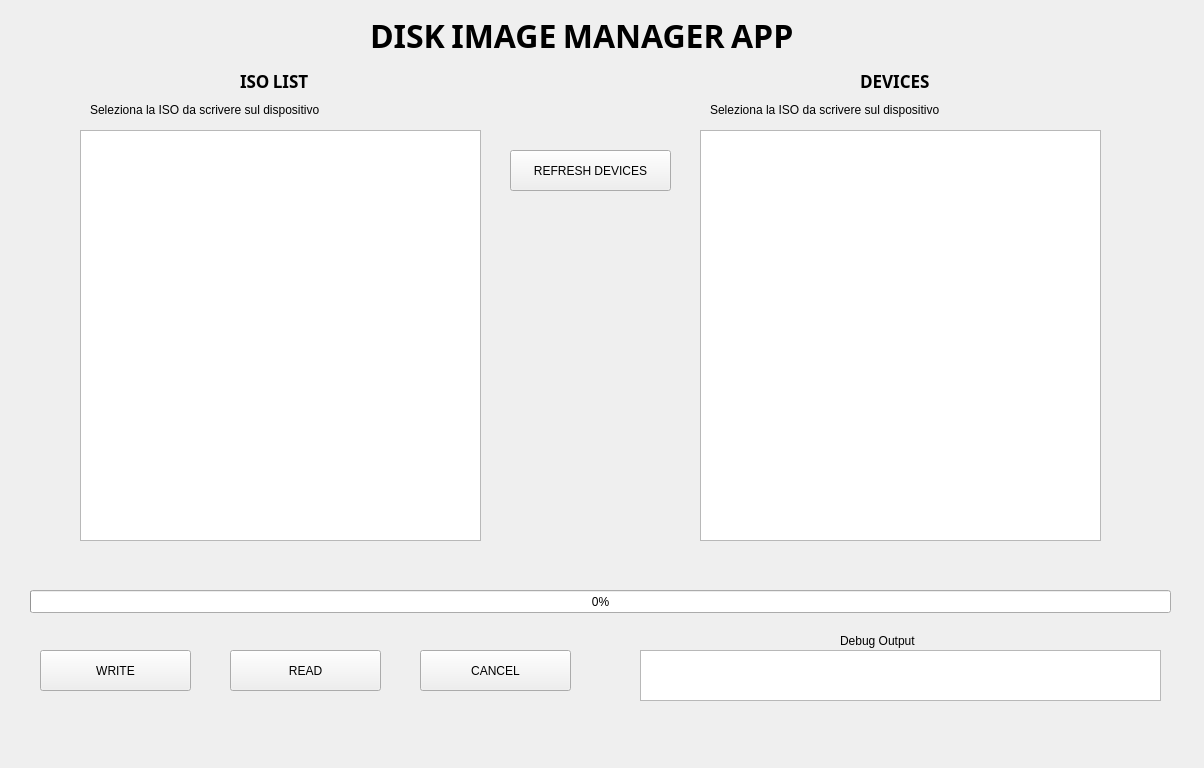
<?xml version="1.0" encoding="UTF-8"?>
<ui version="4.0">
 <class>Form</class>
 <widget class="QWidget" name="Form">
  <property name="geometry">
   <rect>
    <x>0</x>
    <y>0</y>
    <width>1204</width>
    <height>768</height>
   </rect>
  </property>
  <property name="windowTitle">
   <string>Form</string>
  </property>
  <widget class="QProgressBar" name="progress_bar">
   <property name="geometry">
    <rect>
     <x>30</x>
     <y>590</y>
     <width>1141</width>
     <height>23</height>
    </rect>
   </property>
   <property name="value">
    <number>0</number>
   </property>
  </widget>
  <widget class="QPushButton" name="write_btn">
   <property name="geometry">
    <rect>
     <x>40</x>
     <y>650</y>
     <width>151</width>
     <height>41</height>
    </rect>
   </property>
   <property name="text">
    <string>WRITE</string>
   </property>
  </widget>
  <widget class="QPushButton" name="read_btn">
   <property name="geometry">
    <rect>
     <x>230</x>
     <y>650</y>
     <width>151</width>
     <height>41</height>
    </rect>
   </property>
   <property name="text">
    <string>READ</string>
   </property>
  </widget>
  <widget class="QPushButton" name="cancel_btn">
   <property name="geometry">
    <rect>
     <x>420</x>
     <y>650</y>
     <width>151</width>
     <height>41</height>
    </rect>
   </property>
   <property name="text">
    <string>CANCEL</string>
   </property>
  </widget>
  <widget class="QPlainTextEdit" name="plain_txt">
   <property name="geometry">
    <rect>
     <x>640</x>
     <y>650</y>
     <width>521</width>
     <height>51</height>
    </rect>
   </property>
  </widget>
  <widget class="QLabel" name="label">
   <property name="geometry">
    <rect>
     <x>840</x>
     <y>630</y>
     <width>101</width>
     <height>21</height>
    </rect>
   </property>
   <property name="text">
    <string>Debug Output</string>
   </property>
  </widget>
  <widget class="QListWidget" name="iso_list_widget">
   <property name="geometry">
    <rect>
     <x>80</x>
     <y>130</y>
     <width>401</width>
     <height>411</height>
    </rect>
   </property>
   <property name="font">
    <font>
     <pointsize>11</pointsize>
    </font>
   </property>
   <property name="selectionMode">
    <enum>QAbstractItemView::MultiSelection</enum>
   </property>
  </widget>
  <widget class="QLabel" name="iso_list_label">
   <property name="geometry">
    <rect>
     <x>240</x>
     <y>70</y>
     <width>111</width>
     <height>21</height>
    </rect>
   </property>
   <property name="font">
    <font>
     <family>Noto Sans Adlam</family>
     <pointsize>13</pointsize>
     <weight>75</weight>
     <bold>true</bold>
    </font>
   </property>
   <property name="text">
    <string>ISO LIST</string>
   </property>
  </widget>
  <widget class="QLabel" name="label_3">
   <property name="geometry">
    <rect>
     <x>370</x>
     <y>10</y>
     <width>501</width>
     <height>51</height>
    </rect>
   </property>
   <property name="font">
    <font>
     <family>Noto Sans Adlam</family>
     <pointsize>24</pointsize>
     <weight>75</weight>
     <bold>true</bold>
    </font>
   </property>
   <property name="text">
    <string>DISK IMAGE MANAGER APP</string>
   </property>
  </widget>
  <widget class="QLabel" name="message_label">
   <property name="geometry">
    <rect>
     <x>470</x>
     <y>550</y>
     <width>251</width>
     <height>31</height>
    </rect>
   </property>
   <property name="font">
    <font>
     <family>Noto Sans Adlam</family>
     <pointsize>10</pointsize>
     <italic>true</italic>
    </font>
   </property>
   <property name="layoutDirection">
    <enum>Qt::LeftToRight</enum>
   </property>
   <property name="text">
    <string/>
   </property>
   <property name="alignment">
    <set>Qt::AlignCenter</set>
   </property>
  </widget>
  <widget class="QLabel" name="action_tips_label">
   <property name="geometry">
    <rect>
     <x>43</x>
     <y>720</y>
     <width>1111</width>
     <height>31</height>
    </rect>
   </property>
   <property name="text">
    <string/>
   </property>
  </widget>
  <widget class="QLabel" name="iso_tips_label">
   <property name="geometry">
    <rect>
     <x>90</x>
     <y>100</y>
     <width>381</width>
     <height>20</height>
    </rect>
   </property>
   <property name="text">
    <string>Seleziona la ISO da scrivere sul dispositivo</string>
   </property>
  </widget>
  <widget class="QLabel" name="device_tips_label">
   <property name="geometry">
    <rect>
     <x>710</x>
     <y>100</y>
     <width>381</width>
     <height>20</height>
    </rect>
   </property>
   <property name="text">
    <string>Seleziona la ISO da scrivere sul dispositivo</string>
   </property>
  </widget>
  <widget class="QListWidget" name="device_list_widget">
   <property name="geometry">
    <rect>
     <x>700</x>
     <y>130</y>
     <width>401</width>
     <height>411</height>
    </rect>
   </property>
   <property name="selectionMode">
    <enum>QAbstractItemView::MultiSelection</enum>
   </property>
  </widget>
  <widget class="QLabel" name="device_list_label">
   <property name="geometry">
    <rect>
     <x>860</x>
     <y>70</y>
     <width>111</width>
     <height>21</height>
    </rect>
   </property>
   <property name="font">
    <font>
     <family>Noto Sans Adlam</family>
     <pointsize>13</pointsize>
     <weight>75</weight>
     <bold>true</bold>
    </font>
   </property>
   <property name="text">
    <string>DEVICES</string>
   </property>
  </widget>
  <widget class="QPushButton" name="refresh_btn">
   <property name="geometry">
    <rect>
     <x>510</x>
     <y>150</y>
     <width>161</width>
     <height>41</height>
    </rect>
   </property>
   <property name="text">
    <string>REFRESH DEVICES</string>
   </property>
  </widget>
 </widget>
 <resources/>
 <connections/>
</ui>
